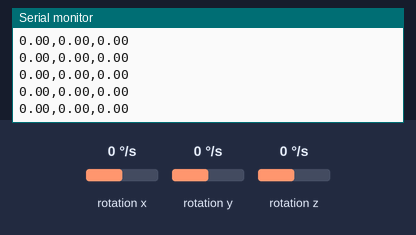
Bench run of a sketch on a simulated Arduino Nano 33 IoT. Parts: the last lines printed to the serial monitor. The inputs (shaded band) are chosen by the test bench; at power-on: rotation x 0 °/s, rotation y 0 °/s, rotation z 0 °/s.

Above: at 1.2 s.
1.3 s: rotation x set to -192 °/s
At 1.35 s:
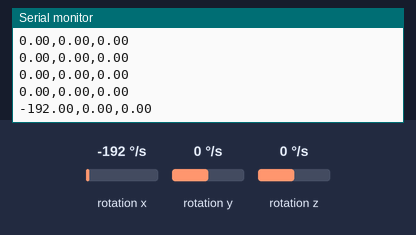
2.8 s: rotation y set to -192 °/s
At 2.84 s:
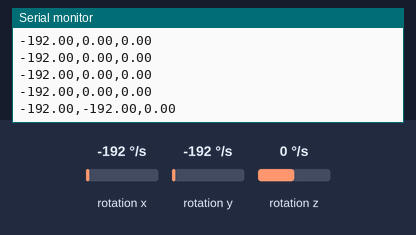
4.3 s: rotation z set to -192 °/s
At 4.34 s:
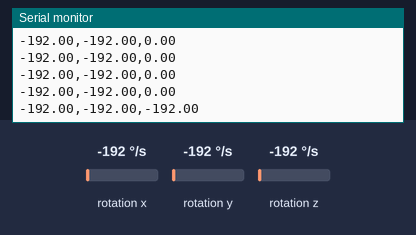

Measured:
- after the input at 1.3 s, the serial monitor: prints a new line at once (image 1)
- after the input at 2.8 s, the serial monitor: prints a new line at once (image 2)
- after the input at 4.3 s, the serial monitor: prints a new line at once (image 3)

The sketch:

week5sketch_sep16b.ino
```cpp
#include <Arduino_LSM6DS3.h>

void setup() {
  Serial.begin(9600);
  if (!IMU.begin()) {
    Serial.println("Failed to initialize IMU!");
    while (1);
  }
  Serial.println("Gyroscope initialized!");
}

void loop() {
  float x, y, z;
  if (IMU.gyroscopeAvailable()) {
    IMU.readGyroscope(x, y, z);
    Serial.print(x);
    Serial.print(",");
    Serial.print(y);
    Serial.print(",");
    Serial.println(z);
    delay(50);
  }
}
```
